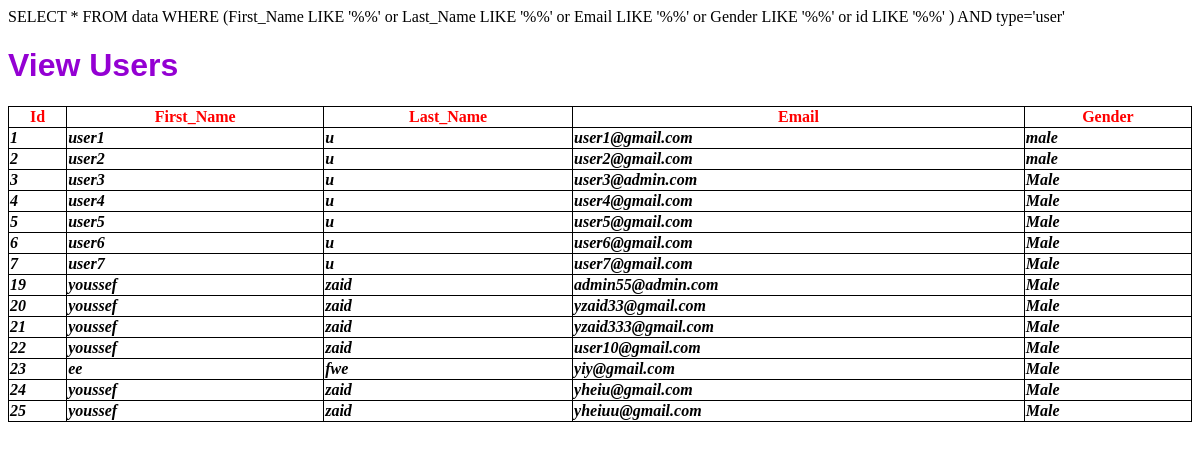
Page /view.php on the earlier database version.
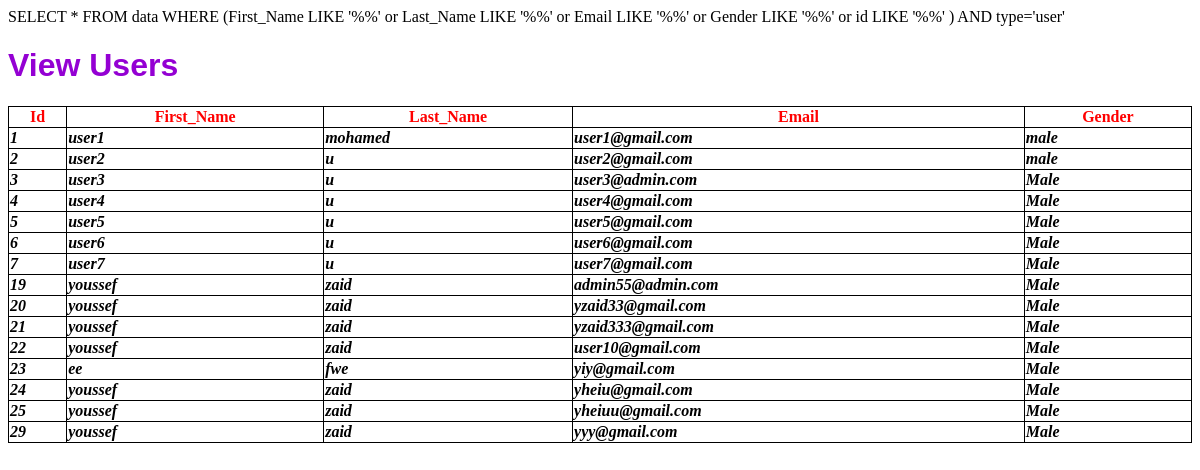
Same page on the later database version.
### tables this page shows
CREATE TABLE `data` (
  `id` int(11) NOT NULL,
  `First_Name` varchar(40) NOT NULL,
  `Last_Name` varchar(40) NOT NULL,
  `Email` varchar(100) NOT NULL,
  `Password` varchar(50) NOT NULL,
  `Gender` varchar(11) NOT NULL,
  `type` varchar(11) NOT NULL,
  `Photo_Name` varchar(512) NOT NULL
);

### view.php (the view, shortened to what this page needs)
<!DOCTYPE html>
<html>
  <head>
  </head>
    <body>
    </body>
</html>
<?php
$servername = "localhost";
$username = "root";
$password = "";
$dbname = "webproject (2)";
$conn = mysqli_connect($servername, $username, $password, $dbname);
$view=$_POST['view'];
$sql="SELECT * FROM data WHERE (First_Name LIKE '%". $view . "%' or Last_Name LIKE '%". $view . "%' or  Email LIKE '%". $view . "%' or Gender LIKE '%". $view . "%' or  id LIKE '%". $view . "%' ) AND type='user'  ";
if($result = mysqli_query($conn,$sql))
{
    if(mysqli_num_rows($result)>0){
      echo"<h1>". "View Users". "</h1>";
      echo"
        <table>
        <tr>
        <th>Id</th>
        <th>First_Name</th>
        <th>Last_Name</th>
        <th>Email</th>
        <th>Gender</th>
        </tr>";
        while($row = mysqli_fetch_array($result)) {
            echo" <tr>
            <td>".$row['id']."</td>
            <td>".$row['First_Name']."</td>
            <td>".$row['Last_Name']."</td>
            <td>".$row['Email']."</td>
            <td>".$row['Gender']."</td>
      <tr>";
    }
}
else{
    echo"<h6>". "No Matches Found Re-Enter Data Please!!!". "</h6>";
}
}
else {
  echo"<h6>". "ERROR No Connections!!!". "</h6>";
}
?>

Differences in the rows shown:
changed data "user1": Last_Name "u" → "mohamed"
added data: id "29", First_Name "youssef", Last_Name "zaid", Email "yyy@gmail.com", Gender "Male"
